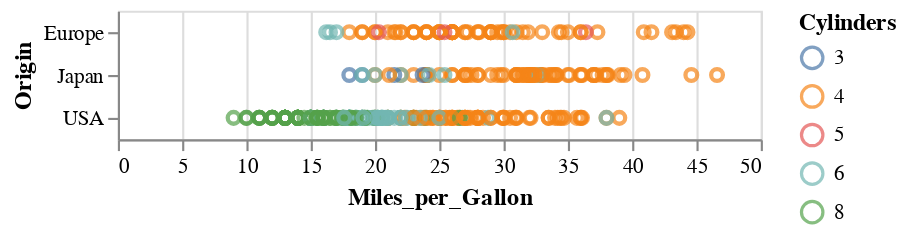

The cell this chart's notebook holds for it:
### Markdown cell above
What happens if you change the ":O" to ":N"?

Again, compare and constrast the two datasets on the two monitors.

### Code cell
alt.Chart(cars).mark_point().encode(
    y='Origin',
    x='Miles_per_Gallon',
    color='Cylinders:N',
).interactive()

### Figure 1 — Vega-Lite specification as saved in the notebook (floating-point values rounded to 4 significant figures; data arrays with more than 128 entries replaced by an {"elided": "..."} marker saying what was removed)
{"$schema": "https://vega.github.io/schema/vega-lite/v5.20.1.json", "config": {"view": {"continuousHeight": 300, "continuousWidth": 300}}, "data": {"name": "data-583e73726c1545c56c203344161a975c"}, "datasets": {"data-583e73726c1545c56c203344161a975c": {"elided": "406 records"}}, "encoding": {"color": {"field": "Cylinders", "type": "nominal"}, "x": {"field": "Miles_per_Gallon", "type": "quantitative"}, "y": {"field": "Origin", "type": "nominal"}}, "mark": {"type": "point"}, "params": [{"bind": "scales", "name": "param_50", "select": {"encodings": ["x", "y"], "type": "interval"}}]}
